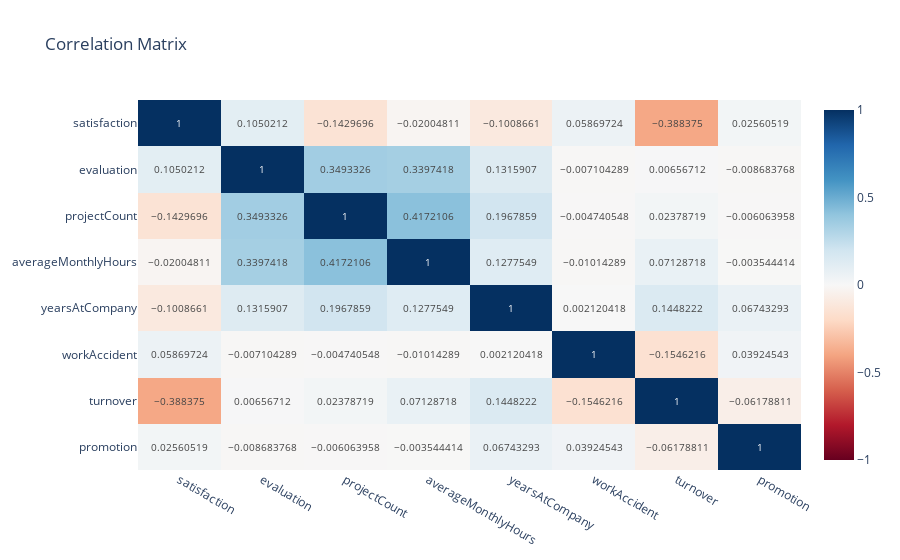

The code cell stored with this chart in its notebook:
### Code cell
# Draw a heatmap of the correlation matrix between all numerical features/columns in the data.
# Add title, xticklabels and yticklabels
# // TODO: Complete this section

px.imshow(
    corr_matrix,
    text_auto=True,
    aspect=True,
    title="Correlation Matrix",
    color_continuous_scale="RdBu",
    color_continuous_midpoint=0,
)

### Figure 1 — Plotly figure (JSON) as saved in the notebook; plotly's stock layout.template omitted (floating-point values rounded to 4 significant figures)
{"data": [{"coloraxis": "coloraxis", "hovertemplate": "x: %{x}<br>y: %{y}<br>color: %{z}<extra></extra>", "name": "0", "texttemplate": "%{z}", "type": "heatmap", "x": ["satisfaction", "evaluation", "projectCount", "averageMonthlyHours", "yearsAtCompany", "workAccident", "turnover", "promotion"], "xaxis": "x", "y": ["satisfaction", "evaluation", "projectCount", "averageMonthlyHours", "yearsAtCompany", "workAccident", "turnover", "promotion"], "yaxis": "y", "z": [[1, 0.105, -0.143, -0.02005, -0.1009, 0.0587, -0.3884, 0.02561], [0.105, 1, 0.3493, 0.3397, 0.1316, -0.007104, 0.006567, -0.008684], [-0.143, 0.3493, 1, 0.4172, 0.1968, -0.004741, 0.02379, -0.006064], [-0.02005, 0.3397, 0.4172, 1, 0.1278, -0.01014, 0.07129, -0.003544], [-0.1009, 0.1316, 0.1968, 0.1278, 1, 0.00212, 0.1448, 0.06743], [0.0587, -0.007104, -0.004741, -0.01014, 0.00212, 1, -0.1546, 0.03925], [-0.3884, 0.006567, 0.02379, 0.07129, 0.1448, -0.1546, 1, -0.06179], [0.02561, -0.008684, -0.006064, -0.003544, 0.06743, 0.03925, -0.06179, 1]]}], "layout": {"coloraxis": {"cmid": 0, "colorscale": [[0, "rgb(103,0,31)"], [0.1, "rgb(178,24,43)"], [0.2, "rgb(214,96,77)"], [0.3, "rgb(244,165,130)"], [0.4, "rgb(253,219,199)"], [0.5, "rgb(247,247,247)"], [0.6, "rgb(209,229,240)"], [0.7, "rgb(146,197,222)"], [0.8, "rgb(67,147,195)"], [0.9, "rgb(33,102,172)"], [1, "rgb(5,48,97)"]]}, "title": {"text": "Correlation Matrix"}, "xaxis": {"anchor": "y", "domain": [0, 1]}, "yaxis": {"anchor": "x", "autorange": "reversed", "domain": [0, 1]}}}
